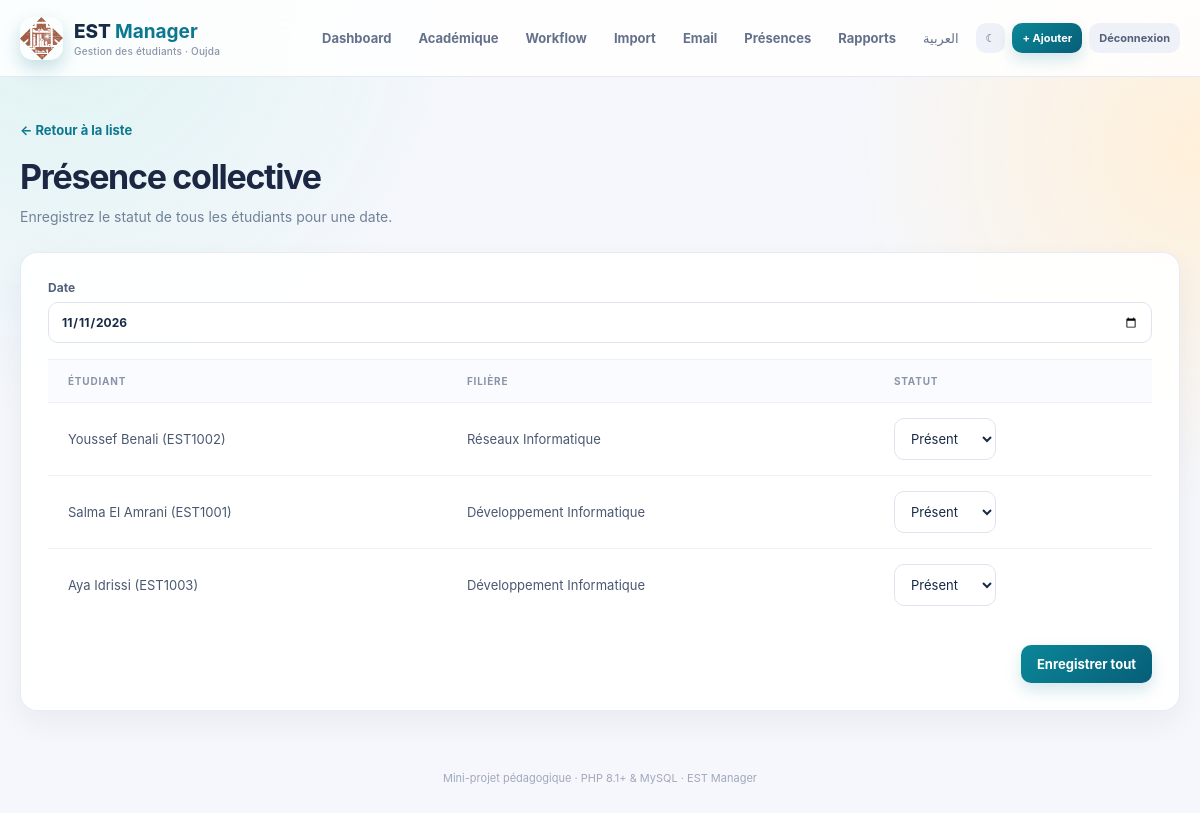
The page /bulk_attendance.php (signed in) on the database its author committed.
### tables this page shows
CREATE TABLE IF NOT EXISTS etudiants (
  id INT UNSIGNED AUTO_INCREMENT PRIMARY KEY,
  code_apogee VARCHAR(20) NOT NULL UNIQUE,
  nom VARCHAR(80) NOT NULL,
  prenom VARCHAR(80) NOT NULL,
  email VARCHAR(150) NOT NULL UNIQUE,
  filiere VARCHAR(100) NOT NULL,
  niveau VARCHAR(20) NOT NULL,
  date_naissance DATE NULL,
  status ENUM('active','graduated','suspended','withdrawn') NOT NULL DEFAULT 'active',
  created_at TIMESTAMP NOT NULL DEFAULT CURRENT_TIMESTAMP
);

### includes/functions.php (called while the page is built, shortened)
<?php
function e(?string $value): string {
    return htmlspecialchars($value ?? '', ENT_QUOTES | ENT_SUBSTITUTE, 'UTF-8');
}

### bulk_attendance.php (the view, shortened to what this page needs)
<?php
require __DIR__ . '/includes/functions.php';
require __DIR__ . '/config/db.php';
$date = (string)($_GET['date'] ?? date('Y-m-d'));
$students = $pdo->query('SELECT id, code_apogee, nom, prenom, filiere FROM etudiants ORDER BY nom, prenom')->fetchAll();
$statuses = [];
require __DIR__ . '/includes/header.php';
?>
<div class="page-heading"><a href="index.php" class="back">← Retour à la liste</a><h1>Présence collective</h1><p>Enregistrez le statut de tous les étudiants pour une date.</p></div>
<form method="post" class="form-card"><input type="hidden" name="csrf_token" value="<?= e(csrf_token()) ?>"><label>Date<input type="date" name="attendance_date" value="<?= e($date) ?>" required></label><div class="table-wrap"><table><thead><tr><th>Étudiant</th><th>Filière</th><th>Statut</th></tr></thead><tbody><?php foreach ($students as $student): ?><tr><td><?= e($student['prenom'] . ' ' . $student['nom'] . ' (' . $student['code_apogee'] . ')') ?></td><td><?= e($student['filiere']) ?></td><td><select name="status[<?= (int)$student['id'] ?>]"><option value="present" <?= ($statuses[$student['id']] ?? '') === 'present' ? 'selected' : '' ?>>Présent</option><option value="absent" <?= ($statuses[$student['id']] ?? '') === 'absent' ? 'selected' : '' ?>>Absent</option><option value="late" <?= ($statuses[$student['id']] ?? '') === 'late' ? 'selected' : '' ?>>En retard</option></select></td></tr><?php endforeach; ?></tbody></table></div><div class="form-actions"><button class="btn btn-primary" type="submit">Enregistrer tout</button></div></form>
<?php require __DIR__ . '/includes/footer.php'; ?>

### assets/style.css (style rules this page uses)
:root { --ink: #172b46; --muted: #718198; --primary: #0b7890; --primary-dark: #07586e; --accent: #f3ad45; --navy: #123b67; --surface: #ffffff; --line: #e8ebf3; --soft: #f5f7fc; --success: #16856d; --danger: #c83d54; font-family: Inter, ui-sans-serif, system-ui, -apple-system, "Segoe UI", sans-serif; color: var(--ink); background: var(--soft); font-synthesis: none; }
* { box-sizing: border-box; }
html { scroll-behavior: smooth; }
body { margin: 0; min-height: 100vh; background: radial-gradient(circle at 5% 0%, #dff3f3 0, transparent 26rem), radial-gradient(circle at 100% 18%, #fff0d9 0, transparent 22rem), var(--soft); }
a { color: inherit; text-decoration: none; }
button, input, select, textarea { font: inherit; }
button, a, .stat, .panel, .form-card { transition: 180ms ease; }
.btn { display: inline-flex; align-items: center; justify-content: center; gap: 7px; border: 0; border-radius: 10px; padding: 11px 16px; color: inherit; font-size: 13px; font-weight: 700; cursor: pointer; white-space: nowrap; }
.btn-primary { color: #fff; background: linear-gradient(135deg, #0b8798, #075e78); box-shadow: 0 7px 16px #0b78902e; }
.hero-actions, .actions, .form-actions { display: flex; align-items: center; gap: 9px; flex-wrap: wrap; }
.hero h1, .page-heading h1 { margin: 9px 0; color: #1b2743; font-size: clamp(27px, 4vw, 38px); letter-spacing: -1.3px; line-height: 1.15; }
.hero p, .page-heading p, .panel-title p { margin: 0; color: var(--muted); font-size: 14px; line-height: 1.65; }
.page-heading { margin: 42px 0 24px; }
.page-heading h1 { margin-top: 18px; font-size: clamp(27px, 4vw, 34px); }
.back { color: var(--primary); font-size: 13px; font-weight: 750; }
.stat, .panel, .form-card { border: 1px solid rgba(231,234,243,.95); border-radius: 17px; background: rgba(255,255,255,.93); box-shadow: 0 12px 30px rgba(28, 39, 78, .055); }
.filters label, .form-card > label { display: flex; flex-direction: column; gap: 7px; color: #526079; font-size: 12px; font-weight: 700; }
input, select, textarea { border: 1px solid #dfe3ed; border-radius: 10px; outline: 0; padding: 11px 12px; color: var(--ink); background: #fff; }
.table-wrap { overflow-x: auto; }
table { width: 100%; border-collapse: collapse; text-align: left; font-size: 13px; }
th { color: #8994a8; background: #fafbfe; font-size: 10px; letter-spacing: .8px; text-transform: uppercase; }
th, td { padding: 15px 20px; border-top: 1px solid #edf0f5; }
tbody tr { transition: background 160ms ease; }
td { color: #4a5871; }
.form-card { padding: 27px; margin-bottom: 25px; }
.form-grid label, .form-card > label { color: #526079; font-size: 12px; font-weight: 700; }
.form-card > label { margin-bottom: 16px; }
.form-card > label input, .form-card > label select, .form-card > label textarea { width: 100%; margin-top: 0; }
.form-actions { justify-content: flex-end; margin-top: 24px; }

### rows shown on the page
etudiants: prenom+nom+code_apogee "Youssef Benali (EST1002)", filiere "Réseaux Informatique", id "Présent"
etudiants: prenom+nom+code_apogee "Salma El Amrani (EST1001)", filiere "Développement Informatique", id "Présent"
etudiants: prenom+nom+code_apogee "Aya Idrissi (EST1003)", filiere "Développement Informatique", id "Présent"

### other values the page prints
t('dashboard') "Dashboard"
t('logout') "Déconnexion"
